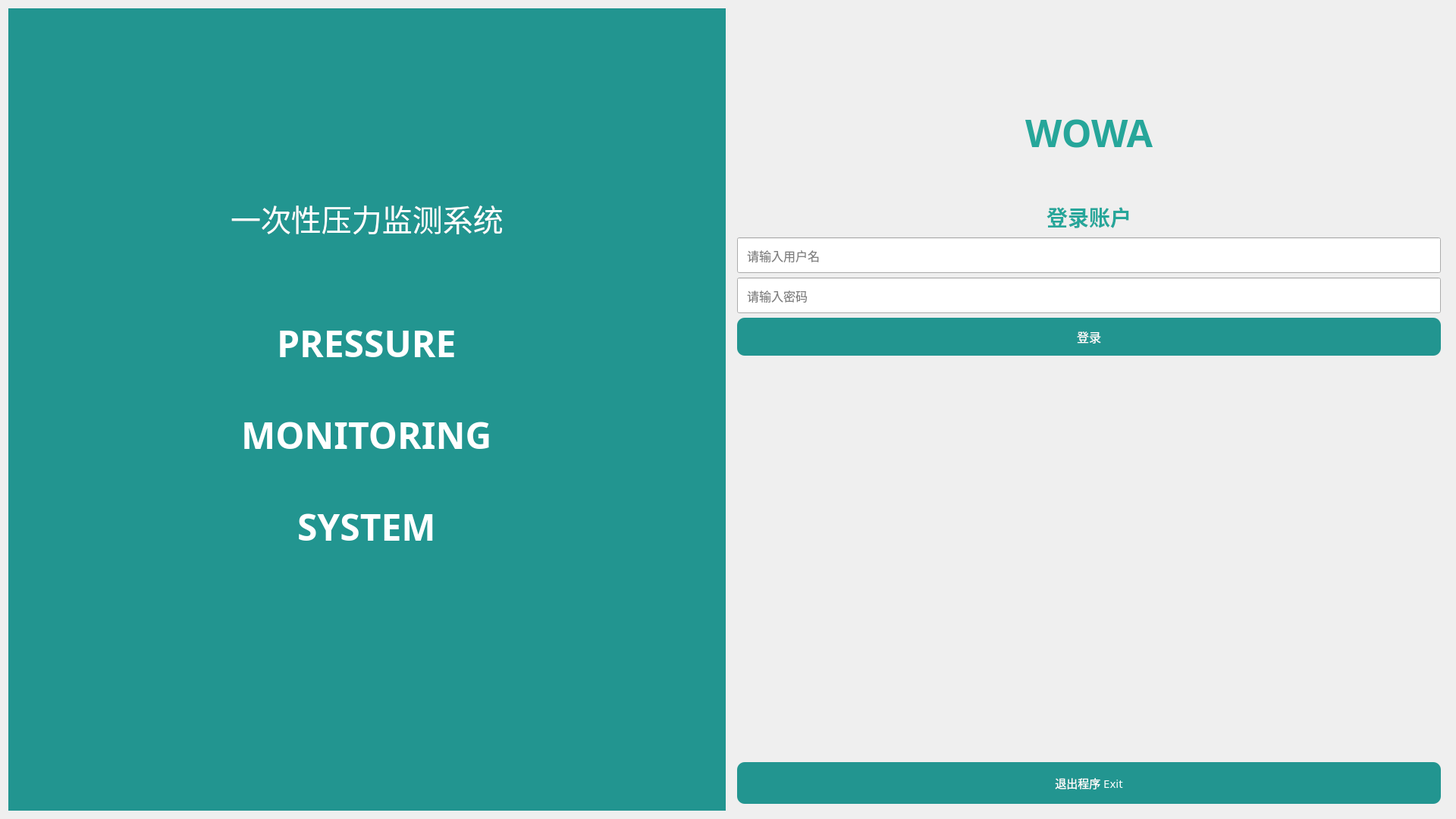
<?xml version="1.0" encoding="UTF-8"?>
<ui version="4.0">
 <class>LoginWidget</class>
 <widget class="QWidget" name="LoginWidget">
  <property name="geometry">
   <rect>
    <x>0</x>
    <y>0</y>
    <width>1920</width>
    <height>1080</height>
   </rect>
  </property>
  <layout class="QHBoxLayout" name="mainLayout">
   <item>
    <widget class="QWidget" name="leftPanel" native="true">
     <property name="sizePolicy">
      <sizepolicy hsizetype="Preferred" vsizetype="Preferred">
       <horstretch>1</horstretch>
       <verstretch>0</verstretch>
      </sizepolicy>
     </property>
     <property name="font">
      <font>
       <family>Microsoft YaHei</family>
       <pointsize>12</pointsize>
      </font>
     </property>
     <property name="styleSheet">
      <string notr="true">color: rgb(34, 149, 144);
background-color: rgb(34, 149, 144);</string>
     </property>
     <layout class="QVBoxLayout" name="leftLayout">
      <item>
       <widget class="QWidget" name="widget" native="true">
        <property name="font">
         <font>
          <family>Microsoft YaHei</family>
         </font>
        </property>
        <property name="toolTipDuration">
         <number>-1</number>
        </property>
        <property name="autoFillBackground">
         <bool>false</bool>
        </property>
        <property name="styleSheet">
         <string notr="true">background-color: rgb(34, 149, 144);</string>
        </property>
        <layout class="QVBoxLayout" name="verticalLayout" stretch="4,2,2,2">
         <property name="spacing">
          <number>30</number>
         </property>
         <property name="topMargin">
          <number>176</number>
         </property>
         <property name="bottomMargin">
          <number>320</number>
         </property>
         <item alignment="Qt::AlignHCenter">
          <widget class="QLabel" name="MachineNameLabel">
           <property name="font">
            <font>
             <family>黑体</family>
             <pointsize>30</pointsize>
             <italic>false</italic>
             <bold>false</bold>
            </font>
           </property>
           <property name="styleSheet">
            <string notr="true">color: rgb(255, 255, 255);
font: 30pt &quot;黑体&quot;;</string>
           </property>
           <property name="text">
            <string notr="true">一次性压力监测系统</string>
           </property>
          </widget>
         </item>
         <item alignment="Qt::AlignHCenter">
          <widget class="QLabel" name="MachineNameLabel_2">
           <property name="font">
            <font>
             <family>黑体</family>
             <pointsize>30</pointsize>
             <italic>false</italic>
             <bold>false</bold>
            </font>
           </property>
           <property name="styleSheet">
            <string notr="true">color: rgb(255, 255, 255);
font: 30pt &quot;黑体&quot;;</string>
           </property>
           <property name="text">
            <string notr="true">&lt;html&gt;&lt;head/&gt;&lt;body&gt;&lt;p&gt;&lt;span style=&quot; font-size:36pt; font-weight:700;&quot;&gt;PRESSURE&lt;/span&gt;&lt;/p&gt;&lt;/body&gt;&lt;/html&gt;</string>
           </property>
          </widget>
         </item>
         <item alignment="Qt::AlignHCenter">
          <widget class="QLabel" name="MachineNameLabel_4">
           <property name="font">
            <font>
             <family>黑体</family>
             <pointsize>30</pointsize>
             <italic>false</italic>
             <bold>false</bold>
            </font>
           </property>
           <property name="styleSheet">
            <string notr="true">color: rgb(255, 255, 255);
font: 30pt &quot;黑体&quot;;</string>
           </property>
           <property name="text">
            <string notr="true">&lt;html&gt;&lt;head/&gt;&lt;body&gt;&lt;p&gt;&lt;span style=&quot; font-size:36pt; font-weight:700;&quot;&gt;MONITORING&lt;/span&gt;&lt;/p&gt;&lt;/body&gt;&lt;/html&gt;</string>
           </property>
          </widget>
         </item>
         <item alignment="Qt::AlignHCenter">
          <widget class="QLabel" name="MachineNameLabel_3">
           <property name="font">
            <font>
             <family>黑体</family>
             <pointsize>30</pointsize>
             <italic>false</italic>
             <bold>false</bold>
            </font>
           </property>
           <property name="styleSheet">
            <string notr="true">color: rgb(255, 255, 255);
font: 30pt &quot;黑体&quot;;</string>
           </property>
           <property name="text">
            <string notr="true">&lt;html&gt;&lt;head/&gt;&lt;body&gt;&lt;p&gt;&lt;span style=&quot; font-size:36pt; font-weight:700;&quot;&gt;SYSTEM&lt;/span&gt;&lt;/p&gt;&lt;/body&gt;&lt;/html&gt;</string>
           </property>
          </widget>
         </item>
        </layout>
       </widget>
      </item>
     </layout>
    </widget>
   </item>
   <item>
    <widget class="QWidget" name="rightPanel" native="true">
     <property name="sizePolicy">
      <sizepolicy hsizetype="Preferred" vsizetype="Preferred">
       <horstretch>1</horstretch>
       <verstretch>0</verstretch>
      </sizepolicy>
     </property>
     <property name="font">
      <font>
       <family>Microsoft YaHei</family>
       <pointsize>12</pointsize>
      </font>
     </property>
     <property name="styleSheet">
      <string notr="true">QPushButton {
    background-color: #229590;  /* 蓝色背景 */
    color: white;
    border-radius: 10px;        /* 圆角大小 */
    padding: 6px 12px;          /* 内边距 */
}


/* 按钮按下效果 */
QPushButton:pressed ,
QPushButton[touchPressed=&quot;true&quot;]{
    background-color: #16615e;
    padding-top: 8px;
    padding-bottom: 4px;
}
</string>
     </property>
     <layout class="QVBoxLayout" name="rightLayout">
      <item>
       <spacer name="topSpacer">
        <property name="font">
         <font>
          <family>Microsoft YaHei</family>
         </font>
        </property>
        <property name="orientation">
         <enum>Qt::Vertical</enum>
        </property>
        <property name="sizeType">
         <enum>QSizePolicy::Maximum</enum>
        </property>
        <property name="sizeHint" stdset="0">
         <size>
          <width>20</width>
          <height>120</height>
         </size>
        </property>
       </spacer>
      </item>
      <item>
       <widget class="QLabel" name="WOWALabel">
        <property name="font">
         <font>
          <family>Microsoft YaHei</family>
          <pointsize>-1</pointsize>
          <bold>true</bold>
         </font>
        </property>
        <property name="styleSheet">
         <string notr="true">font-size: 50px; font-weight: bold; color: #26A69A;</string>
        </property>
        <property name="text">
         <string notr="true">WOWA</string>
        </property>
        <property name="alignment">
         <set>Qt::AlignCenter</set>
        </property>
       </widget>
      </item>
      <item>
       <spacer name="verticalSpacer">
        <property name="font">
         <font>
          <family>Microsoft YaHei</family>
         </font>
        </property>
        <property name="orientation">
         <enum>Qt::Vertical</enum>
        </property>
        <property name="sizeType">
         <enum>QSizePolicy::Maximum</enum>
        </property>
        <property name="sizeHint" stdset="0">
         <size>
          <width>20</width>
          <height>50</height>
         </size>
        </property>
       </spacer>
      </item>
      <item>
       <widget class="QLabel" name="titleLabel">
        <property name="font">
         <font>
          <family>Microsoft YaHei</family>
          <pointsize>-1</pointsize>
          <bold>true</bold>
         </font>
        </property>
        <property name="layoutDirection">
         <enum>Qt::LeftToRight</enum>
        </property>
        <property name="styleSheet">
         <string notr="true">font-size: 28px; font-weight: bold; color: #26A69A;</string>
        </property>
        <property name="text">
         <string>登录账户</string>
        </property>
        <property name="alignment">
         <set>Qt::AlignHCenter</set>
        </property>
       </widget>
      </item>
      <item>
       <widget class="QLineEdit" name="usernameInput">
        <property name="font">
         <font>
          <family>Microsoft YaHei</family>
          <pointsize>-1</pointsize>
         </font>
        </property>
        <property name="styleSheet">
         <string notr="true">padding: 10px; font-size: 16px;</string>
        </property>
        <property name="placeholderText">
         <string>请输入用户名</string>
        </property>
       </widget>
      </item>
      <item>
       <widget class="QLineEdit" name="passwordInput">
        <property name="font">
         <font>
          <family>Microsoft YaHei</family>
          <pointsize>-1</pointsize>
         </font>
        </property>
        <property name="styleSheet">
         <string notr="true">padding: 10px; font-size: 16px;</string>
        </property>
        <property name="echoMode">
         <enum>QLineEdit::Password</enum>
        </property>
        <property name="placeholderText">
         <string>请输入密码</string>
        </property>
       </widget>
      </item>
      <item>
       <widget class="QPushButton" name="loginButton">
        <property name="sizePolicy">
         <sizepolicy hsizetype="Minimum" vsizetype="Minimum">
          <horstretch>0</horstretch>
          <verstretch>0</verstretch>
         </sizepolicy>
        </property>
        <property name="minimumSize">
         <size>
          <width>0</width>
          <height>50</height>
         </size>
        </property>
        <property name="font">
         <font>
          <family>Microsoft YaHei</family>
          <pointsize>12</pointsize>
         </font>
        </property>
        <property name="styleSheet">
         <string notr="true"/>
        </property>
        <property name="text">
         <string>登录</string>
        </property>
       </widget>
      </item>
      <item>
       <spacer name="bottomSpacer">
        <property name="font">
         <font>
          <family>Microsoft YaHei</family>
         </font>
        </property>
        <property name="orientation">
         <enum>Qt::Vertical</enum>
        </property>
        <property name="sizeHint" stdset="0">
         <size>
          <width>20</width>
          <height>40</height>
         </size>
        </property>
       </spacer>
      </item>
      <item>
       <widget class="QPushButton" name="exitTheProgram">
        <property name="sizePolicy">
         <sizepolicy hsizetype="Minimum" vsizetype="Minimum">
          <horstretch>0</horstretch>
          <verstretch>0</verstretch>
         </sizepolicy>
        </property>
        <property name="minimumSize">
         <size>
          <width>0</width>
          <height>55</height>
         </size>
        </property>
        <property name="font">
         <font>
          <family>Microsoft YaHei</family>
          <pointsize>11</pointsize>
         </font>
        </property>
        <property name="text">
         <string>退出程序 Exit</string>
        </property>
       </widget>
      </item>
     </layout>
    </widget>
   </item>
  </layout>
 </widget>
 <resources/>
 <connections/>
</ui>
